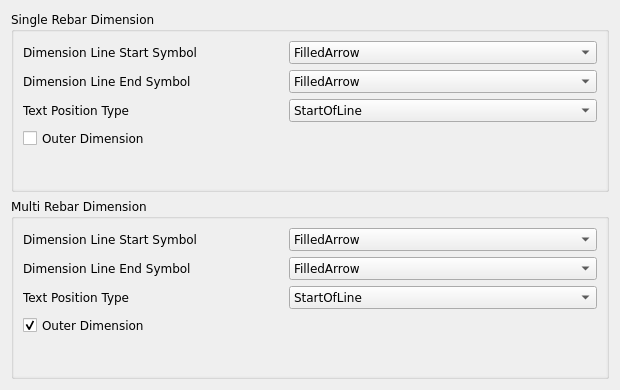
<?xml version="1.0" encoding="UTF-8"?>
<ui version="4.0">
 <class>ReinforcementDrawingAndDimensioning_Dimensions2</class>
 <widget class="QWidget" name="ReinforcementDrawingAndDimensioning_Dimensions2">
  <property name="geometry">
   <rect>
    <x>0</x>
    <y>0</y>
    <width>620</width>
    <height>390</height>
   </rect>
  </property>
  <property name="windowTitle">
   <string>Form</string>
  </property>
  <layout class="QVBoxLayout" name="verticalLayout">
   <item>
    <widget class="QGroupBox" name="single_rebar_dimension_group_box">
     <property name="font">
      <font>
       <family>DejaVu Sans</family>
      </font>
     </property>
     <property name="toolTip">
      <string>&lt;html&gt;&lt;head/&gt;&lt;body&gt;&lt;p&gt;The data related to Single Rebar Dimension&lt;/p&gt;&lt;/body&gt;&lt;/html&gt;</string>
     </property>
     <property name="title">
      <string>Single Rebar Dimension</string>
     </property>
     <layout class="QFormLayout" name="formLayout">
      <property name="leftMargin">
       <number>0</number>
      </property>
      <property name="topMargin">
       <number>0</number>
      </property>
      <property name="rightMargin">
       <number>0</number>
      </property>
      <property name="bottomMargin">
       <number>0</number>
      </property>
      <item row="0" column="0" colspan="2">
       <widget class="QScrollArea" name="scrollArea">
        <property name="frameShape">
         <enum>QFrame::NoFrame</enum>
        </property>
        <property name="widgetResizable">
         <bool>true</bool>
        </property>
        <widget class="QWidget" name="scrollAreaWidgetContents">
         <property name="geometry">
          <rect>
           <x>0</x>
           <y>0</y>
           <width>596</width>
           <height>153</height>
          </rect>
         </property>
         <layout class="QFormLayout" name="formLayout_3">
          <item row="0" column="0">
           <widget class="QLabel" name="single_rebar_dimension_line_start_symbol_label">
            <property name="sizePolicy">
             <sizepolicy hsizetype="Fixed" vsizetype="Preferred">
              <horstretch>0</horstretch>
              <verstretch>0</verstretch>
             </sizepolicy>
            </property>
            <property name="minimumSize">
             <size>
              <width>260</width>
              <height>0</height>
             </size>
            </property>
            <property name="text">
             <string>Dimension Line Start Symbol</string>
            </property>
           </widget>
          </item>
          <item row="0" column="1">
           <widget class="Gui::PrefComboBox" name="single_rebar_dimension_line_start_symbol">
            <property name="toolTip">
             <string>&lt;html&gt;&lt;head/&gt;&lt;body&gt;&lt;p&gt;The dimension line start symbol, in case of single rebar is visible&lt;/p&gt;&lt;/body&gt;&lt;/html&gt;</string>
            </property>
            <property name="prefEntry" stdset="0">
             <cstring></cstring>
            </property>
            <property name="prefPath" stdset="0">
             <cstring></cstring>
            </property>
            <item>
             <property name="text">
              <string>FilledArrow</string>
             </property>
            </item>
            <item>
             <property name="text">
              <string>Thick</string>
             </property>
            </item>
            <item>
             <property name="text">
              <string>Dot</string>
             </property>
            </item>
            <item>
             <property name="text">
              <string>None</string>
             </property>
            </item>
           </widget>
          </item>
          <item row="1" column="0">
           <widget class="QLabel" name="single_rebar_dimension_line_end_symbol_label">
            <property name="sizePolicy">
             <sizepolicy hsizetype="Fixed" vsizetype="Preferred">
              <horstretch>0</horstretch>
              <verstretch>0</verstretch>
             </sizepolicy>
            </property>
            <property name="minimumSize">
             <size>
              <width>260</width>
              <height>0</height>
             </size>
            </property>
            <property name="text">
             <string>Dimension Line End Symbol</string>
            </property>
           </widget>
          </item>
          <item row="1" column="1">
           <widget class="Gui::PrefComboBox" name="single_rebar_dimension_line_end_symbol">
            <property name="toolTip">
             <string>&lt;html&gt;&lt;head/&gt;&lt;body&gt;&lt;p&gt;The dimension line end symbol, in case of single rebar is visible&lt;/p&gt;&lt;/body&gt;&lt;/html&gt;</string>
            </property>
            <property name="prefEntry" stdset="0">
             <cstring></cstring>
            </property>
            <property name="prefPath" stdset="0">
             <cstring></cstring>
            </property>
            <item>
             <property name="text">
              <string>FilledArrow</string>
             </property>
            </item>
            <item>
             <property name="text">
              <string>Thick</string>
             </property>
            </item>
            <item>
             <property name="text">
              <string>Dot</string>
             </property>
            </item>
            <item>
             <property name="text">
              <string>None</string>
             </property>
            </item>
           </widget>
          </item>
          <item row="2" column="0">
           <widget class="QLabel" name="single_rebar_text_position_type_label">
            <property name="sizePolicy">
             <sizepolicy hsizetype="Fixed" vsizetype="Preferred">
              <horstretch>0</horstretch>
              <verstretch>0</verstretch>
             </sizepolicy>
            </property>
            <property name="minimumSize">
             <size>
              <width>260</width>
              <height>0</height>
             </size>
            </property>
            <property name="text">
             <string>Text Position Type</string>
            </property>
           </widget>
          </item>
          <item row="2" column="1">
           <widget class="Gui::PrefComboBox" name="single_rebar_text_position_type">
            <property name="toolTip">
             <string>&lt;html&gt;&lt;head/&gt;&lt;body&gt;&lt;p&gt;The dimension label position type, in case of single rebar is visible&lt;/p&gt;&lt;/body&gt;&lt;/html&gt;</string>
            </property>
            <property name="prefEntry" stdset="0">
             <cstring></cstring>
            </property>
            <property name="prefPath" stdset="0">
             <cstring></cstring>
            </property>
            <item>
             <property name="text">
              <string>StartOfLine</string>
             </property>
            </item>
            <item>
             <property name="text">
              <string>MidOfLine</string>
             </property>
            </item>
            <item>
             <property name="text">
              <string>EndOfLine</string>
             </property>
            </item>
           </widget>
          </item>
          <item row="3" column="0" colspan="2">
           <widget class="Gui::PrefCheckBox" name="single_rebar_outer_dimension">
            <property name="minimumSize">
             <size>
              <width>260</width>
              <height>0</height>
             </size>
            </property>
            <property name="toolTip">
             <string>&lt;html&gt;&lt;head/&gt;&lt;body&gt;&lt;p&gt;If Checked, then dimension lines are to be outside of reinforcement drawing, in case of single rebar is visible&lt;/p&gt;&lt;/body&gt;&lt;/html&gt;</string>
            </property>
            <property name="text">
             <string>Outer Dimension</string>
            </property>
           </widget>
          </item>
         </layout>
        </widget>
       </widget>
      </item>
     </layout>
    </widget>
   </item>
   <item>
    <widget class="QGroupBox" name="multi_rebar_dimension_group_box">
     <property name="font">
      <font>
       <family>DejaVu Sans</family>
      </font>
     </property>
     <property name="toolTip">
      <string>&lt;html&gt;&lt;head/&gt;&lt;body&gt;&lt;p&gt;The data related to Multi Rebar Dimension&lt;/p&gt;&lt;/body&gt;&lt;/html&gt;</string>
     </property>
     <property name="title">
      <string>Multi Rebar Dimension</string>
     </property>
     <layout class="QFormLayout" name="formLayout_2">
      <property name="leftMargin">
       <number>0</number>
      </property>
      <property name="topMargin">
       <number>0</number>
      </property>
      <property name="rightMargin">
       <number>0</number>
      </property>
      <property name="bottomMargin">
       <number>0</number>
      </property>
      <item row="0" column="0" colspan="2">
       <widget class="QScrollArea" name="scrollArea_2">
        <property name="frameShape">
         <enum>QFrame::NoFrame</enum>
        </property>
        <property name="widgetResizable">
         <bool>true</bool>
        </property>
        <widget class="QWidget" name="scrollAreaWidgetContents_2">
         <property name="geometry">
          <rect>
           <x>0</x>
           <y>0</y>
           <width>596</width>
           <height>153</height>
          </rect>
         </property>
         <layout class="QFormLayout" name="formLayout_4">
          <item row="0" column="0">
           <widget class="QLabel" name="multi_rebar_dimension_line_start_symbol_label">
            <property name="sizePolicy">
             <sizepolicy hsizetype="Fixed" vsizetype="Preferred">
              <horstretch>0</horstretch>
              <verstretch>0</verstretch>
             </sizepolicy>
            </property>
            <property name="minimumSize">
             <size>
              <width>260</width>
              <height>0</height>
             </size>
            </property>
            <property name="text">
             <string>Dimension Line Start Symbol</string>
            </property>
           </widget>
          </item>
          <item row="0" column="1">
           <widget class="Gui::PrefComboBox" name="multi_rebar_dimension_line_start_symbol">
            <property name="toolTip">
             <string>&lt;html&gt;&lt;head/&gt;&lt;body&gt;&lt;p&gt;The dimension line start symbol, in case of multiple rebars are visible&lt;/p&gt;&lt;/body&gt;&lt;/html&gt;</string>
            </property>
            <property name="prefEntry" stdset="0">
             <cstring></cstring>
            </property>
            <property name="prefPath" stdset="0">
             <cstring></cstring>
            </property>
            <item>
             <property name="text">
              <string>FilledArrow</string>
             </property>
            </item>
            <item>
             <property name="text">
              <string>Thick</string>
             </property>
            </item>
            <item>
             <property name="text">
              <string>Dot</string>
             </property>
            </item>
            <item>
             <property name="text">
              <string>None</string>
             </property>
            </item>
           </widget>
          </item>
          <item row="1" column="0">
           <widget class="QLabel" name="multi_rebar_dimension_line_end_symbol_label">
            <property name="sizePolicy">
             <sizepolicy hsizetype="Fixed" vsizetype="Preferred">
              <horstretch>0</horstretch>
              <verstretch>0</verstretch>
             </sizepolicy>
            </property>
            <property name="minimumSize">
             <size>
              <width>260</width>
              <height>0</height>
             </size>
            </property>
            <property name="text">
             <string>Dimension Line End Symbol</string>
            </property>
           </widget>
          </item>
          <item row="1" column="1">
           <widget class="Gui::PrefComboBox" name="multi_rebar_dimension_line_end_symbol">
            <property name="toolTip">
             <string>&lt;html&gt;&lt;head/&gt;&lt;body&gt;&lt;p&gt;The dimension line end symbol, in case of multiple rebars are visible&lt;/p&gt;&lt;/body&gt;&lt;/html&gt;</string>
            </property>
            <property name="prefEntry" stdset="0">
             <cstring></cstring>
            </property>
            <property name="prefPath" stdset="0">
             <cstring></cstring>
            </property>
            <item>
             <property name="text">
              <string>FilledArrow</string>
             </property>
            </item>
            <item>
             <property name="text">
              <string>Thick</string>
             </property>
            </item>
            <item>
             <property name="text">
              <string>Dot</string>
             </property>
            </item>
            <item>
             <property name="text">
              <string>None</string>
             </property>
            </item>
           </widget>
          </item>
          <item row="2" column="0">
           <widget class="QLabel" name="multi_rebar_text_position_type_label">
            <property name="sizePolicy">
             <sizepolicy hsizetype="Fixed" vsizetype="Preferred">
              <horstretch>0</horstretch>
              <verstretch>0</verstretch>
             </sizepolicy>
            </property>
            <property name="minimumSize">
             <size>
              <width>260</width>
              <height>0</height>
             </size>
            </property>
            <property name="text">
             <string>Text Position Type</string>
            </property>
           </widget>
          </item>
          <item row="2" column="1">
           <widget class="Gui::PrefComboBox" name="multi_rebar_text_position_type">
            <property name="toolTip">
             <string>&lt;html&gt;&lt;head/&gt;&lt;body&gt;&lt;p&gt;The dimension label position type, in case of multiple rebars are visible&lt;/p&gt;&lt;/body&gt;&lt;/html&gt;</string>
            </property>
            <property name="prefEntry" stdset="0">
             <cstring></cstring>
            </property>
            <property name="prefPath" stdset="0">
             <cstring></cstring>
            </property>
            <item>
             <property name="text">
              <string>StartOfLine</string>
             </property>
            </item>
            <item>
             <property name="text">
              <string>MidOfLine</string>
             </property>
            </item>
            <item>
             <property name="text">
              <string>EndOfLine</string>
             </property>
            </item>
           </widget>
          </item>
          <item row="3" column="0" colspan="2">
           <widget class="Gui::PrefCheckBox" name="multi_rebar_outer_dimension">
            <property name="minimumSize">
             <size>
              <width>260</width>
              <height>0</height>
             </size>
            </property>
            <property name="toolTip">
             <string>&lt;html&gt;&lt;head/&gt;&lt;body&gt;&lt;p&gt;If Checked, then dimension lines are to be outside of reinforcement drawing, in case of multiple rebars are visible&lt;/p&gt;&lt;/body&gt;&lt;/html&gt;</string>
            </property>
            <property name="text">
             <string>Outer Dimension</string>
            </property>
            <property name="checked">
             <bool>true</bool>
            </property>
           </widget>
          </item>
         </layout>
        </widget>
       </widget>
      </item>
     </layout>
    </widget>
   </item>
  </layout>
 </widget>
 <customwidgets>
  <customwidget>
   <class>Gui::PrefCheckBox</class>
   <extends>QCheckBox</extends>
   <header>Gui/PrefWidgets.h</header>
  </customwidget>
  <customwidget>
   <class>Gui::PrefComboBox</class>
   <extends>QComboBox</extends>
   <header>Gui/PrefWidgets.h</header>
  </customwidget>
 </customwidgets>
 <tabstops>
  <tabstop>scrollArea</tabstop>
  <tabstop>single_rebar_dimension_line_start_symbol</tabstop>
  <tabstop>single_rebar_dimension_line_end_symbol</tabstop>
  <tabstop>single_rebar_text_position_type</tabstop>
  <tabstop>single_rebar_outer_dimension</tabstop>
  <tabstop>scrollArea_2</tabstop>
  <tabstop>multi_rebar_dimension_line_start_symbol</tabstop>
  <tabstop>multi_rebar_dimension_line_end_symbol</tabstop>
  <tabstop>multi_rebar_text_position_type</tabstop>
  <tabstop>multi_rebar_outer_dimension</tabstop>
 </tabstops>
 <resources/>
 <connections/>
</ui>
